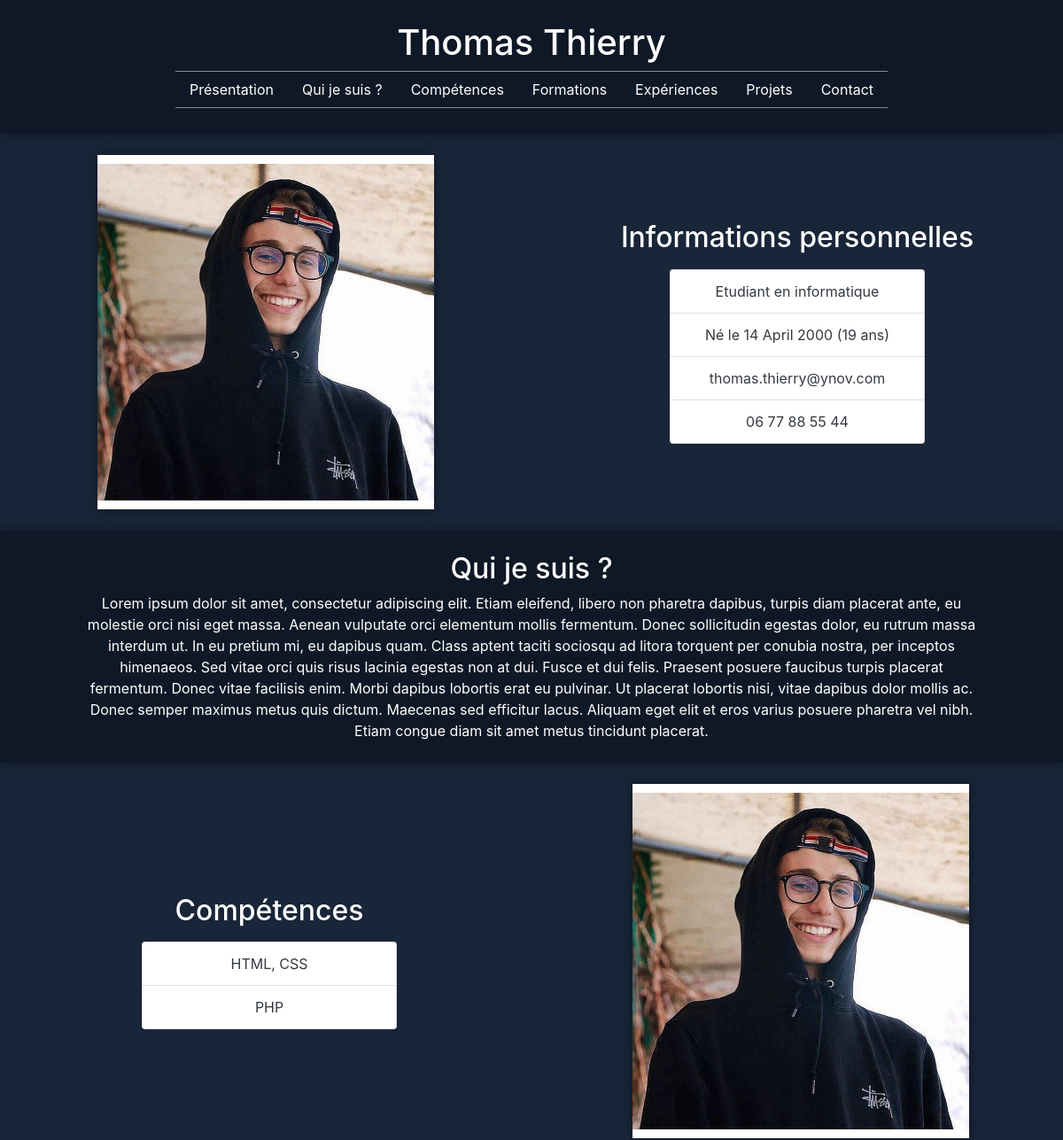
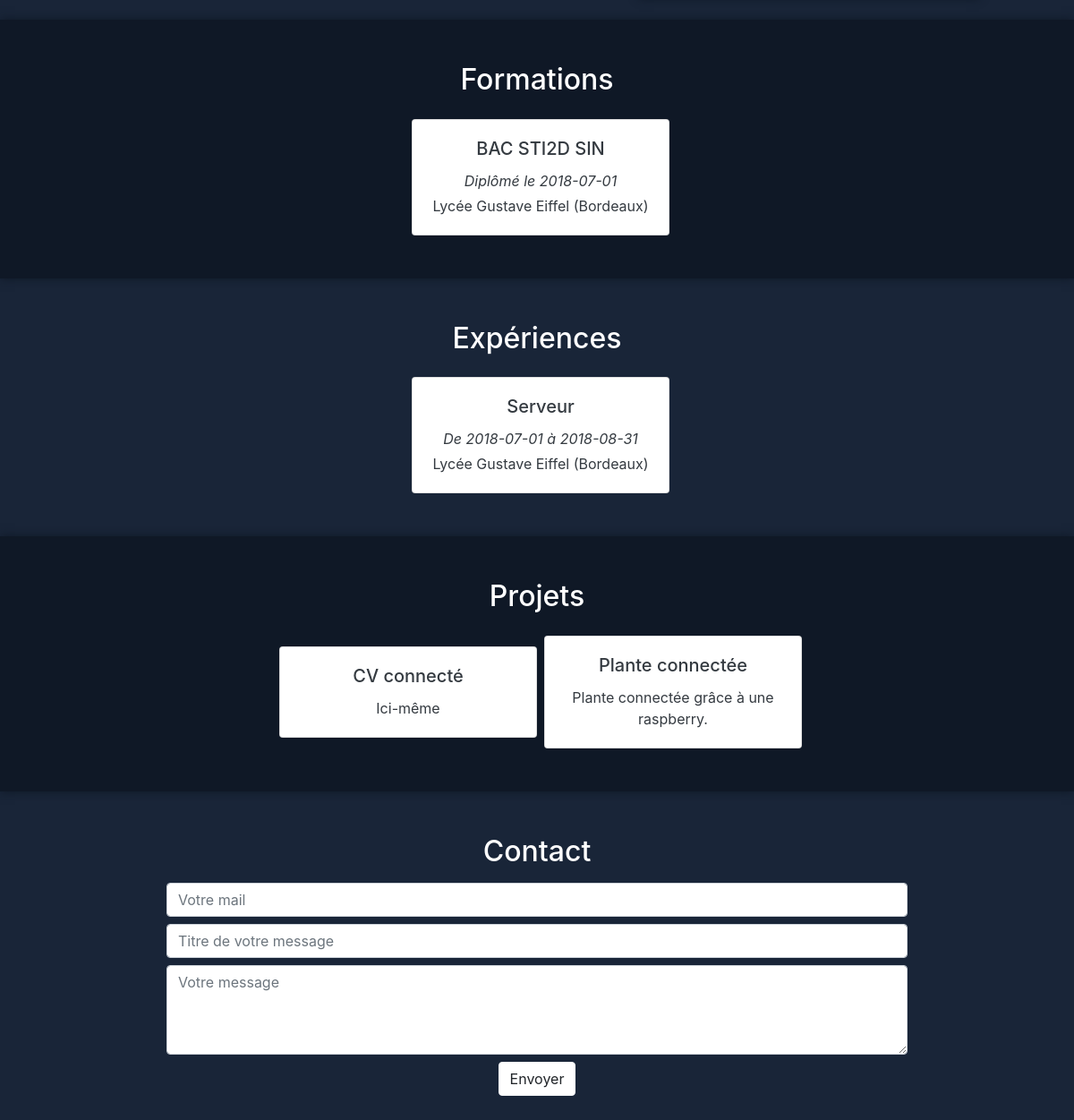
The page / on the database its author committed (2 pictures, top to bottom).
### tables this page shows
CREATE TABLE `moi` (
  `id` int(11) NOT NULL,
  `prenom` varchar(255) NOT NULL,
  `nom` varchar(255) NOT NULL,
  `date_de_naissance` date NOT NULL,
  `travail` varchar(255) NOT NULL,
  `mail` varchar(255) NOT NULL,
  `numero` varchar(255) NOT NULL,
  `qui_je_suis` text NOT NULL
);

CREATE TABLE `competences` (
  `id` int(11) NOT NULL,
  `nom` varchar(255) NOT NULL
);

CREATE TABLE `formations` (
  `id` int(11) NOT NULL,
  `nom` varchar(255) NOT NULL,
  `date_diplome` date DEFAULT NULL,
  `etablissement` varchar(255) NOT NULL
);

CREATE TABLE `experiences` (
  `id` int(11) NOT NULL,
  `nom` varchar(255) NOT NULL,
  `date_debut` date NOT NULL,
  `date_fin` date DEFAULT NULL,
  `etablissement` varchar(255) NOT NULL
);

CREATE TABLE `projets` (
  `id` int(11) NOT NULL,
  `nom` varchar(255) NOT NULL,
  `description` text
);

### requetes.php (called while the page is built, shortened)
<?php
$moi = $bdd->query("SELECT *, FLOOR(DATEDIFF(CURRENT_DATE(), date_de_naissance)/365) AS age FROM moi WHERE id = 1");
$moi = $moi->fetch(PDO::FETCH_ASSOC);
$competences = $bdd->query("SELECT * FROM competences");
$competences = $competences->fetchAll();
$projets = $bdd->query("SELECT * FROM projets");
$projets = $projets->fetchAll();
$formations = $bdd->query("SELECT * FROM formations");
$formations = $formations->fetchAll();
$experiences = $bdd->query("SELECT * FROM experiences");
$experiences = $experiences->fetchAll();
?>

### index.php (the view, shortened to what this page needs)
<?php require_once('bdd.php'); ?>
<?php require_once('requetes.php');
?>
<!DOCTYPE html>
<html lang="en" dir="ltr">
  <head>
    <link rel="stylesheet" href="https://stackpath.bootstrapcdn.com/bootstrap/4.3.1/css/bootstrap.min.css">
    <link rel="stylesheet" href="styles.css">
  </head>
  <body class="text-white d-flex flex-column text-center">
    <header class="bg-dark-blue p-4">
      <h1 class="text-center"><?php echo $moi['prenom']." ".$moi['nom']; ?></h1>
      <nav class="nav justify-content-center">
        <a class="nav-link" href="#presentation">Présentation</a>
        <a class="nav-link" href="#quijesuis">Qui je suis ?</a>
        <a class="nav-link" href="#competences">Compétences</a>
        <a class="nav-link" href="#formations">Formations</a>
        <a class="nav-link" href="#experiences">Expériences</a>
        <a class="nav-link" href="#projets">Projets</a>
        <a class="nav-link" href="#contact">Contact</a>
      </nav>
    </header>
    <article class="h-40 w-100 d-flex justify-content-center align-items-center flex-wrap flex-md-nowrap py-4" id="presentation">
      <figure class="h-100 m-0 w-100">
        <img class="border-top border-bottom border-white" src="thomas.jpg" alt="Photo de Thomas Thierry" />
      </figure>
      <article class="w-100 py-3">
        <h2 class="mb-3">Informations personnelles</h2>
        <div class="card mx-auto text-dark" style="width: 18rem;">
          <ul class="list-group list-group-flush">
            <li class="list-group-item"><?php echo $moi['travail'] ?></li>
            <li class="list-group-item"><?php echo "Né le ".strftime("%e %B %Y", strtotime($moi['date_de_naissance']))." (".$moi['age']." ans)" ?></li>
            <li class="list-group-item"><?php echo $moi['mail'] ?></li>
            <li class="list-group-item"><?php echo $moi['numero'] ?></li>
          </ul>
        </div>
      </article>
    </article>
    <article class="h-20 w-100 px-5 bg-dark-blue py-4" id="quijesuis">
      <h2>Qui je suis ?</h2>
      <p class="mb-0 px-5"><?php echo $moi['qui_je_suis']; ?></p>
    </article>
    <article class="h-40 w-100 d-flex justify-content-center align-items-center flex-wrap flex-md-nowrap py-4" id="competences">
      <article class="w-100 p-3">
        <h2 class="mb-3">Compétences</h2>
        <div class="card mx-auto text-dark" style="width: 18rem;">
          <ul class="list-group list-group-flush">
            <?php foreach ($competences as $competence) { ?>
              <li class="list-group-item"><?php echo $competence['nom'] ?></li>
            <?php } ?>
          </ul>
        </div>
      </article>
      <figure class="h-100 m-0 w-100">
        <img class="border-top border-bottom border-white" src="thomas.jpg" alt="Photo de Thomas Thierry" />
      </figure>
    </article>
    <article class="w-100 p-5 bg-dark-blue" id="formations">
      <h2 class="mb-3">Formations</h2>
      <div class="d-flex flex-wrap align-items-center justify-content-center">
        <?php foreach ($formations as $formation) { ?>
          <div class="card text-dark ml-2 mt-2" style="width: 18rem;">
            <div class="card-body">
              <h5 class="card-title"><?php echo $formation['nom']; ?></h5>
              <p class="card-text mb-1 font-italic">
                <?php
                if($formation['date_diplome'] !== null) {
                  echo "Diplômé le ".$formation['date_diplome'];
                } else {
                  echo "En cours";
                }
                ?>
              </p>
              <p class="card-text"><?php echo $formation['etablissement'] ?></p>
            </div>
          </div>
        <?php } ?>
      </div>
    </article>
    <article class="w-100 p-5" id="experiences">
      <h2 class="mb-3">Expériences</h2>
      <div class="d-flex flex-wrap align-items-center justify-content-center">
        <?php foreach ($experiences as $experience) { ?>
          <div class="card text-dark ml-2 mt-2" style="width: 18rem;">
            <div class="card-body">
              <h5 class="card-title"><?php echo $experience['nom']; ?></h5>
              <p class="card-text mb-1 font-italic">
                <?php
                echo "De ".$experience['date_debut'];
                if($experience['date_fin'] !== null) {
                  echo " à ".$experience['date_fin'];
                } else {
                  echo " jusqu'à aujourd'hui";
                }
                ?>
              </p>
              <p class="card-text"><?php echo $experience['etablissement'] ?></p>
            </div>
          </div>
        <?php } ?>
      </div>
    </article>
    <article class="w-100 p-5 bg-dark-blue" id="projets">
      <h2 class="mb-3">Projets</h2>
      <div class="d-flex flex-wrap align-items-center justify-content-center">
        <?php foreach ($projets as $projet) { ?>
          <div class="card text-dark ml-2 mt-2" style="width: 18rem;">
            <div class="card-body">
              <h5 class="card-title"><?php echo $projet['nom']; ?></h5>
              <?php
              if($projet['description'] !== null) { ?>
                <p class="card-text"><?php echo $projet['description'] ?></p>
              <?php }
              ?>
            </div>
          </div>
        <?php } ?>
      </div>
    </article>
    <article class="w-100 p-5" id="contact">
      <h2 class="mb-3">Contact</h2>
      <form class="w-75 mx-auto" method="post" action="index.php">
        <input class="form-control" type="text" name="mail" placeholder="Votre mail">
        <input class="form-control mt-2" type="text" name="titre" placeholder="Titre de votre message">
        <textarea class="form-control mt-2" name="message" placeholder="Votre message"></textarea>
        <button class="btn btn-light bg-white mt-2" type="submit" name="envoyermail">Envoyer</button>
      </form>
    </article>
  </body>
</html>

### styles.css (style rules this page uses)
html, body { min-height: 100%; }
body { background-color: #192538; }
img.border-top { border-width: 10px !important; height: 400px; box-shadow: 0 0 10px #0f1826; }
a.nav-link { color: white; border-bottom: 1px solid rgba(255, 255, 255, 0.5); border-top: 1px solid rgba(255, 255, 255, 0.5); margin-bottom: 5px; }
.h-40 { height: 40%; }
.h-20 { height: 20%; }
.bg-dark-blue { background-color: #0f1826; box-shadow: 0 0 10px #0f1826; }
textarea { min-height: 100px; max-height: 500px; }

### rows shown on the page
moi: prenom "Thomas", nom "Thierry", travail "Etudiant en informatique", date_de_naissance "14 April 2000", mail "thomas.thierry@ynov.com", numero "06 77 88 55 44", qui_je_suis "Lorem ipsum dolor sit amet, consectetur adipiscing elit. Etiam eleifend, libero non pharetra dapibus, turpis diam placerat ante, eu molestie orci nisi eget massa. Aenean vulputate orci elementum mollis fermentum. Donec sollicitudin egestas dolor, eu rutrum massa interdum ut. In eu pretium mi, eu dapibus quam. Class aptent taciti sociosqu ad litora torquent per conubia nostra, per inceptos himenaeos. Sed vitae orci quis risus lacinia egestas non at dui. Fusce et dui felis. Praesent posuere faucibus turpis placerat fermentum. Donec vitae facilisis enim. Morbi dapibus lobortis erat eu pulvinar. Ut placerat lobortis nisi, vitae dapibus dolor mollis ac. Donec semper maximus metus quis dictum.…"
competences: nom "HTML, CSS"
competences: nom "PHP"
formations: nom "BAC STI2D SIN", date_diplome "2018-07-01", etablissement "Lycée Gustave Eiffel (Bordeaux)"
experiences: nom "Serveur", date_debut "2018-07-01", date_fin "2018-08-31", etablissement "Lycée Gustave Eiffel (Bordeaux)"
projets: nom "CV connecté", description "Ici-même"
projets: nom "Plante connectée", description "Plante connectée grâce à une raspberry."

### other values the page prints
$moi['age'] "19"
